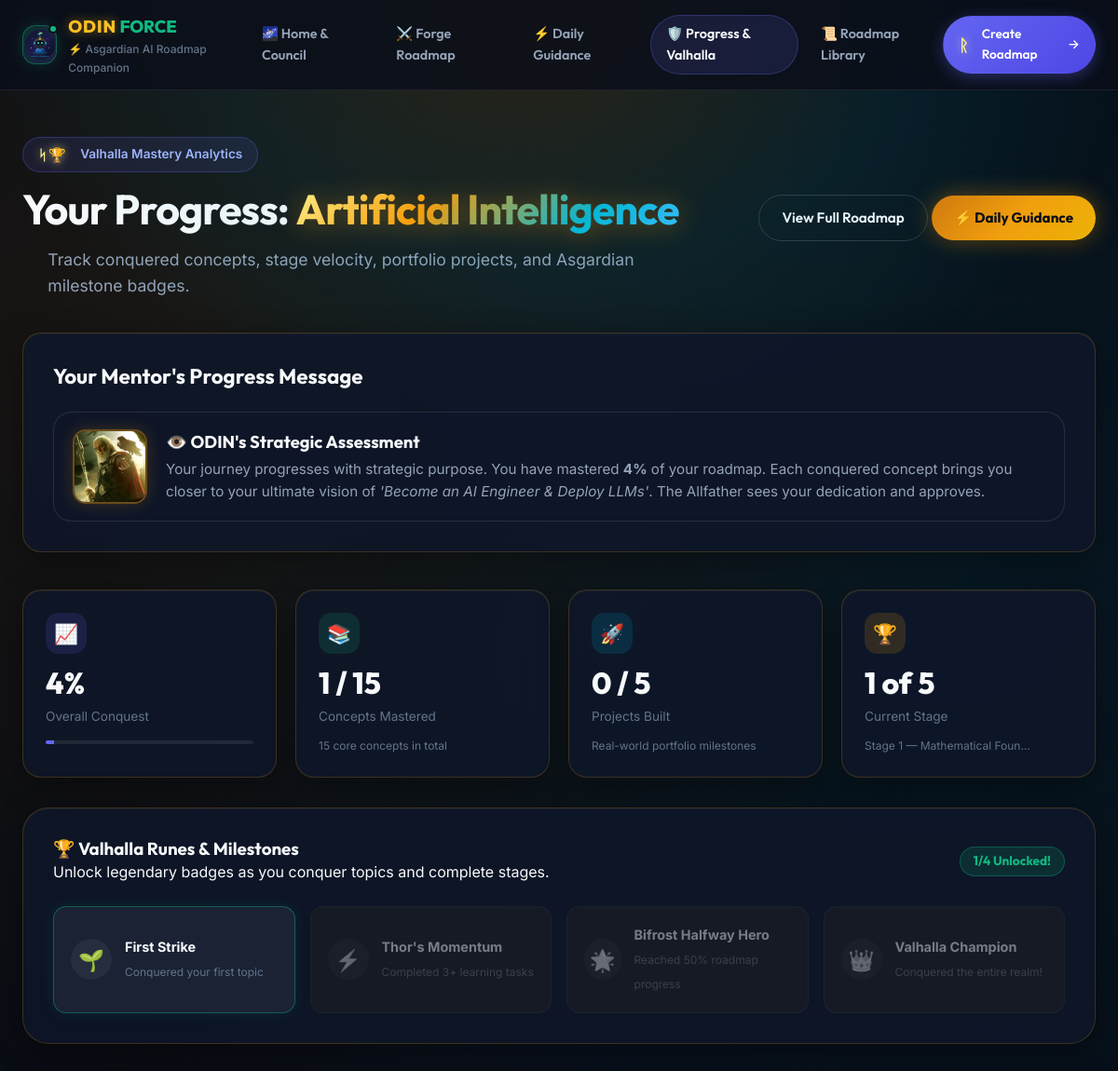
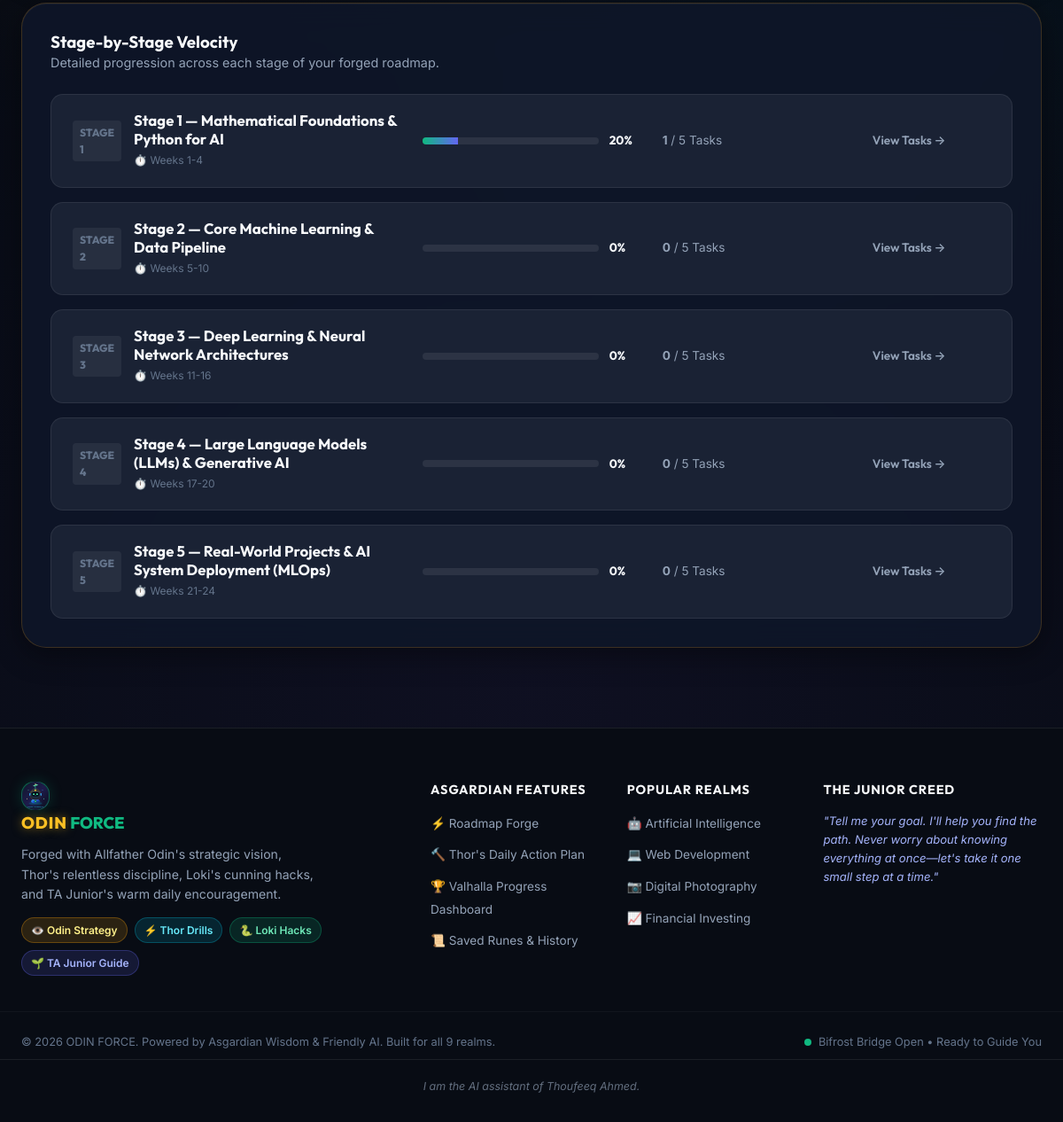
/progress/7/, run on the app's committed database (2 pictures, top to bottom).
### roadmap/models.py (models this page shows, shortened)
class Roadmap(models.Model):
    LEVEL_CHOICES = [
        ('Complete Beginner', 'Complete Beginner (Brand new to the field)'),
        ('Beginner', 'Beginner (Basic familiarity / know fundamentals)'),
        ('Intermediate', 'Intermediate (Hands-on experience, looking to level up)'),
        ('Advanced', 'Advanced (Deep experience, looking for mastery/specialization)'),
    ]
    MENTOR_CHOICES = [
        ('odin', 'ODIN - Wise & Strategic (Long-term goals, career planning, leadership)'),
        ('thor', 'THOR - Motivating & Action-focused (Practical skills, projects, execution)'),
        ('loki', 'LOKI - Creative & Problem-solving (Creative subjects, innovation, alternatives)'),
        ('auto', 'Auto-select based on domain'),
    ]
    domain = models.CharField(max_length=200, help_text="e.g. Artificial Intelligence, Photography, Finance")
    current_level = models.CharField(max_length=50, choices=LEVEL_CHOICES, default='Beginner')
    goal = models.CharField(max_length=300, help_text="e.g. Become an AI Engineer, Start a Portrait Studio")
    available_time = models.CharField(max_length=100, default='2 hours per day', help_text="e.g. 1 hour per day, 2 hours per day, 10 hours/week")
    duration = models.CharField(max_length=100, default='6 months', help_text="e.g. 3 months, 6 months, 1 year")
    existing_skills = models.TextField(blank=True, default='', help_text="Skills or tools you already know")
    user_name = models.CharField(max_length=100, blank=True, default='Learner', help_text="Your name or nickname")
    mentor = models.CharField(max_length=20, choices=MENTOR_CHOICES, default='auto', help_text="Your mentor guide for this roadmap")
    greeting_message = models.TextField(blank=True, default='')
    junior_advice = models.TextField(blank=True, default='')
    mentor_greeting = models.TextField(blank=True, default='', help_text="Personalized mentor greeting")
    roadmap_content = models.TextField(blank=True, default='', help_text="Full structured overview / raw backup")
    created_at = models.DateTimeField(auto_now_add=True)
    updated_at = models.DateTimeField(auto_now=True)
    class Meta:
        ordering = ['-created_at']
    @property
    def total_tasks(self):
        return LearningTask.objects.filter(stage__roadmap=self).count()
    @property
    def completed_tasks(self):
        return LearningTask.objects.filter(stage__roadmap=self, completed=True).count()
    @property
    def progress_percentage(self):
        total = self.total_tasks
        if total == 0:
            return 0
        return int((self.completed_tasks / total) * 100)
    @property
    def total_projects(self):
        return LearningTask.objects.filter(stage__roadmap=self, task_type='project').count()
    @property
    def completed_projects(self):
        return LearningTask.objects.filter(stage__roadmap=self, task_type='project', completed=True).count()
    @property
    def total_topics(self):
        return LearningTask.objects.filter(stage__roadmap=self, task_type='topic').count()
    @property
    def completed_topics(self):
        return LearningTask.objects.filter(stage__roadmap=self, task_type='topic', completed=True).count()
    @property
    def current_stage(self):
        stages = list(self.stages.all())
        if not stages:
            return None
        for stage in stages:
            if not stage.is_completed:
                return stage
        return stages[-1]

class RoadmapStage(models.Model):
    roadmap = models.ForeignKey(Roadmap, on_delete=models.CASCADE, related_name='stages')
    title = models.CharField(max_length=255, help_text="e.g. Stage 1 — Foundations")
    description = models.TextField(help_text="Overview of this stage")
    why_it_matters = models.TextField(help_text="Why this stage is crucial for the goal")
    what_to_practice = models.TextField(blank=True, default='', help_text="Key drills and hands-on exercises")
    suggested_projects = models.TextField(blank=True, default='', help_text="Portfolio-worthy projects")
    order = models.PositiveIntegerField(default=1)
    estimated_duration = models.CharField(max_length=100, default='4 weeks', help_text="e.g. Weeks 1-4")
    projects_summary = models.TextField(blank=True, default='')
    class Meta:
        ordering = ['order']
    @property
    def total_tasks_count(self):
        return self.tasks.count()
    @property
    def completed_tasks_count(self):
        return self.tasks.filter(completed=True).count()
    @property
    def progress_percentage(self):
        total = self.total_tasks_count
        if total == 0:
            return 0
        return int((self.completed_tasks_count / total) * 100)
    @property
    def is_completed(self):
        total = self.total_tasks_count
        if total == 0:
            return False
        return self.completed_tasks_count == total

### roadmap/views.py (the view)
# urls.py: path('progress/', views.progress_view, name='progress'),
def progress_view(request, pk=None):
    if pk:
        roadmap = get_object_or_404(Roadmap.objects.prefetch_related('stages__tasks'), pk=pk)
    else:
        roadmap = Roadmap.objects.first()
        if not roadmap:
            messages.info(request, "Please create a roadmap first to track progress.")
            return redirect('generate_roadmap')
    stages = roadmap.stages.all().order_by('order')
    all_tasks = LearningTask.objects.filter(stage__roadmap=roadmap).order_by('stage__order', 'order')
    return render(request, 'roadmap/progress.html', {
        'roadmap': roadmap,
        'stages': stages,
        'all_tasks': all_tasks,
    })

### templates/roadmap/progress.html (shortened to what this page needs)
{% extends 'base.html' %}
{% load static %}
{% block content %}
<section class="progress-section asgard-progress">
    <div class="container">
        <div class="progress-header">
            <div class="header-left">
                <div class="progress-badge">
                    <span class="badge-rune">ᛋ🏆</span>
                    <span>Valhalla Mastery Analytics</span>
                </div>
                <h1 class="page-title">Your Progress: <span class="text-gradient-asgard">{{ roadmap.domain }}</span></h1>
                <p class="page-subtitle">Track conquered concepts, stage velocity, portfolio projects, and Asgardian milestone badges.</p>
            </div>
            <div class="header-right">
                <a href="{% url 'roadmap_detail' pk=roadmap.pk %}" class="btn btn-outline">
                    <span>View Full Roadmap</span>
                </a>
                <a href="{% url 'roadmap_daily_guidance' pk=roadmap.pk %}" class="btn btn-primary asgard-glow-btn">
                    <span>⚡ Daily Guidance</span>
                </a>
            </div>
        </div>
        <div class="mentor-guidance-card asgard-card">
            <div class="guidance-header">
                <h3>Your Mentor's Progress Message</h3>
            </div>
            {% if roadmap.mentor == 'odin' %}
                <div class="guidance-content mentor-odin-guidance">
                    <div class="guidance-mentor-avatar-wrap">
                        <img src="{% static 'images/mentor_odin.jpg' %}" alt="ODIN" class="guidance-mentor-avatar">
                    </div>
                    <div class="guidance-mentor-text">
                        <h4>👁️ ODIN's Strategic Assessment</h4>
                        <p>Your journey progresses with strategic purpose. You have mastered <strong>{{ roadmap.progress_percentage }}%</strong> of your roadmap. Each conquered concept brings you closer to your ultimate vision of <em>'{{ roadmap.goal }}'</em>. The Allfather sees your dedication and approves.</p>
                    </div>
                </div>
            {% endif %}
        </div>
        <div class="metrics-grid">
            <div class="metric-card asgard-card">
                <div class="metric-icon-wrap bg-purple">📈</div>
                <div class="metric-data">
                    <span class="metric-number">{{ roadmap.progress_percentage }}%</span>
                    <span class="metric-label">Overall Conquest</span>
                </div>
                <div class="metric-bar-bg">
                    <div class="metric-bar-fill" style="width: {{ roadmap.progress_percentage }}%;"></div>
                </div>
            </div>
            <div class="metric-card asgard-card">
                <div class="metric-icon-wrap bg-green">📚</div>
                <div class="metric-data">
                    <span class="metric-number">{{ roadmap.completed_topics }} / {{ roadmap.total_topics }}</span>
                    <span class="metric-label">Concepts Mastered</span>
                </div>
                <span class="metric-subtext">{{ roadmap.total_topics }} core concepts in total</span>
            </div>
            <div class="metric-card asgard-card">
                <div class="metric-icon-wrap bg-blue">🚀</div>
                <div class="metric-data">
                    <span class="metric-number">{{ roadmap.completed_projects }} / {{ roadmap.total_projects }}</span>
                    <span class="metric-label">Projects Built</span>
                </div>
                <span class="metric-subtext">Real-world portfolio milestones</span>
            </div>
            <div class="metric-card asgard-card">
                <div class="metric-icon-wrap bg-amber">🏆</div>
                <div class="metric-data">
                    <span class="metric-number">{{ roadmap.current_stage.order }} of {{ stages|length }}</span>
                    <span class="metric-label">Current Stage</span>
                </div>
                <span class="metric-subtext">{{ roadmap.current_stage.title|truncatechars:28 }}</span>
            </div>
        </div>
        <div class="milestones-card asgard-card">
            <div class="card-header-flex">
                <div class="milestone-title-wrap">
                    <h3>🏆 Valhalla Runes & Milestones</h3>
                    <p>Unlock legendary badges as you conquer topics and complete stages.</p>
                </div>
                <span class="badge-count-pill">
                    {% if roadmap.progress_percentage >= 100 %}4/4 Unlocked! 🎉
                    {% elif roadmap.progress_percentage >= 50 %}2/4 Unlocked!
                    {% elif roadmap.progress_percentage > 0 %}1/4 Unlocked!
                    {% else %}0/4 Unlocked{% endif %}
                </span>
            </div>
            <div class="badges-row">
                <div class="achievement-badge {% if roadmap.completed_tasks > 0 %}unlocked{% else %}locked{% endif %}">
                    <div class="badge-icon-disc">🌱</div>
                    <div class="badge-info">
                        <strong>First Strike</strong>
                        <span>Conquered your first topic</span>
                    </div>
                </div>
                <div class="achievement-badge {% if roadmap.completed_tasks >= 3 %}unlocked{% else %}locked{% endif %}">
                    <div class="badge-icon-disc">⚡</div>
                    <div class="badge-info">
                        <strong>Thor's Momentum</strong>
                        <span>Completed 3+ learning tasks</span>
                    </div>
                </div>
                <div class="achievement-badge {% if roadmap.progress_percentage >= 50 %}unlocked{% else %}locked{% endif %}">
                    <div class="badge-icon-disc">🌟</div>
                    <div class="badge-info">
                        <strong>Bifrost Halfway Hero</strong>
                        <span>Reached 50% roadmap progress</span>
                    </div>
                </div>
                <div class="achievement-badge {% if roadmap.progress_percentage >= 100 %}unlocked{% else %}locked{% endif %}">
                    <div class="badge-icon-disc">👑</div>
                    <div class="badge-info">
                        <strong>Valhalla Champion</strong>
                        <span>Conquered the entire realm!</span>
                    </div>
                </div>
            </div>
        </div>
        <div class="stages-breakdown-card asgard-card">
            <h3>Stage-by-Stage Velocity</h3>
            <p class="section-sub-desc">Detailed progression across each stage of your forged roadmap.</p>
            <div class="stages-progress-list">
                {% for stage in stages %}
                <div class="stage-progress-row">
                    <div class="stage-info-col">
                        <div class="stage-row-badge">Stage {{ stage.order }}</div>
                        <div class="stage-row-title-wrap">
                            <h4>{{ stage.title }}</h4>
                            <span class="stage-est-dur">⏱️ {{ stage.estimated_duration }}</span>
                        </div>
                    </div>
                    <div class="stage-meter-col">
                        <div class="meter-bar-bg">
                            <div class="meter-bar-fill" style="width: {{ stage.progress_percentage }}%;"></div>
                        </div>
                        <span class="meter-percent">{{ stage.progress_percentage }}%</span>
                    </div>
                    <div class="stage-tasks-tally-col">
                        <span><strong>{{ stage.completed_tasks_count }}</strong> / {{ stage.total_tasks_count }} Tasks</span>
                    </div>
                    <div class="stage-action-col">
                        <a href="{% url 'roadmap_detail' pk=roadmap.pk %}#stage-{{ stage.pk }}" class="btn btn-sm btn-ghost">
                            View Tasks →
                        </a>
                    </div>
                </div>
                {% endfor %}
            </div>
        </div>
    </div>
</section>
{% endblock %}

### static/css/daily-mentor-styles.css (style rules this page uses)
.guidance-content { display: flex; gap: 20px; align-items: center; padding: 18px 20px; background: rgba(15, 23, 42, 0.75); border: 1px solid rgba(255, 255, 255, 0.1); border-radius: var(--radius-lg, 14px); }
.guidance-mentor-avatar-wrap { width: 80px; height: 80px; border-radius: var(--radius-md, 10px); overflow: hidden; flex-shrink: 0; border: 2px solid rgba(245, 158, 11, 0.4); box-shadow: 0 0 18px rgba(245, 158, 11, 0.2); }
.guidance-mentor-avatar { width: 100%; height: 100%; object-fit: cover; object-position: center top; }
.guidance-mentor-text { flex: 1; }
.guidance-mentor-text h4 { font-family: var(--font-heading, 'Cinzel', serif); font-size: 1.15rem; color: var(--text-primary, #f8fafc); margin: 0 0 6px 0; }
.guidance-mentor-text p { color: var(--text-secondary, #cbd5e1); margin: 0; font-size: 0.95rem; line-height: 1.6; }

### data on the page
Roadmap: domain "Artificial Intelligence", progress_percentage "4", goal "Become an AI Engineer & Deploy LLMs", completed_topics "1", total_topics "15", completed_projects "0", total_projects "5", current_stage.order "1", current_stage "Stage 1 — Mathematical Foun…"
RoadmapStage: order "1", title "Stage 1 — Mathematical Foundations & Python for AI", estimated_duration "Weeks 1-4", progress_percentage "20", completed_tasks_count "1", total_tasks_count "5"
RoadmapStage: order "2", title "Stage 2 — Core Machine Learning & Data Pipeline", estimated_duration "Weeks 5-10", progress_percentage "0", completed_tasks_count "0", total_tasks_count "5"
RoadmapStage: order "3", title "Stage 3 — Deep Learning & Neural Network Architectures", estimated_duration "Weeks 11-16", progress_percentage "0", completed_tasks_count "0", total_tasks_count "5"
RoadmapStage: order "4", title "Stage 4 — Large Language Models (LLMs) & Generative AI", estimated_duration "Weeks 17-20", progress_percentage "0", completed_tasks_count "0", total_tasks_count "5"
RoadmapStage: order "5", title "Stage 5 — Real-World Projects & AI System Deployment (MLOps)", estimated_duration "Weeks 21-24", progress_percentage "0", completed_tasks_count "0", total_tasks_count "5"

### other printed values
{{ stages|length }} "5"
